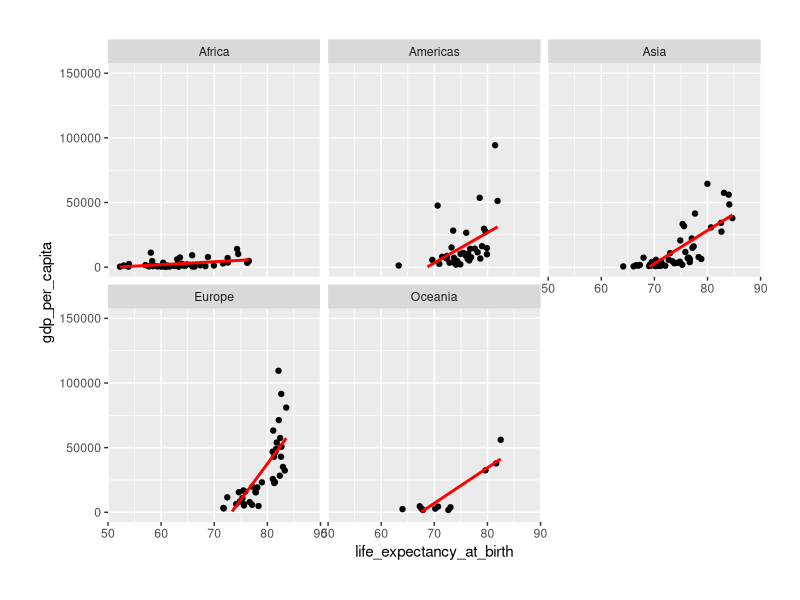
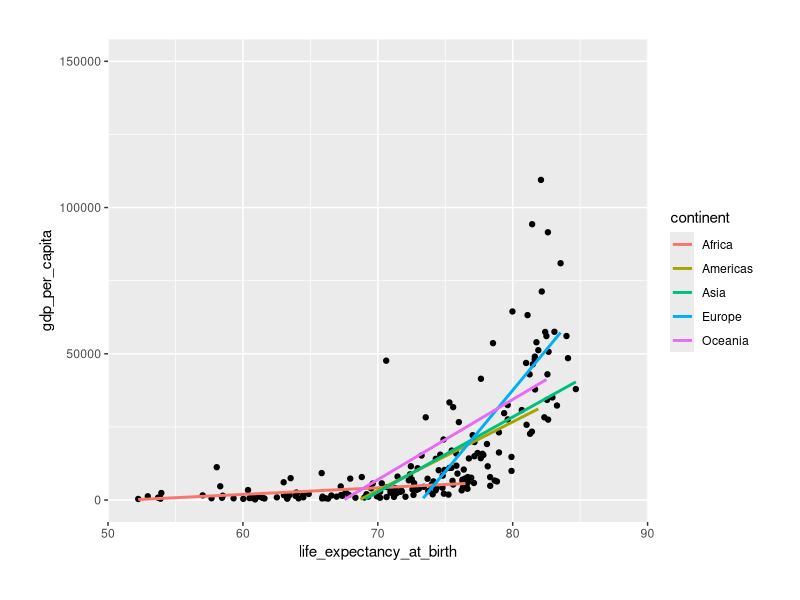

The R source for these figures, in order:
library(tidyverse)

world_bank_countries <- read_csv("data/world_bank_countries.csv")

world_bank_countries %>% 
  filter(year == 2017) %>% 
  ggplot(aes(x = life_expectancy_at_birth, 
             gdp_per_capita)) + 
  geom_point() +
  scale_y_continuous(breaks = seq(0, 150000, 50000),
                     limits = c( 0, 150000),
                     expand = c(.05, .05)) +
  scale_x_continuous(expand = c(0, 0),
                     limits = c(50, 90),
                     breaks = seq(30, 90, 10)) +
  geom_smooth(method = "lm", se = FALSE,
              color = "red") + 
  facet_wrap(vars(continent)) + 
  theme(
    plot.margin = unit(rep(1, 4), "cm")
  )


world_bank_countries %>% 
  filter(year == 2017) %>% 
  ggplot(aes(x = life_expectancy_at_birth, 
             gdp_per_capita)) + 
  geom_point() +
  scale_y_continuous(breaks = seq(0, 150000, 50000),
                     limits = c( 0, 150000),
                     expand = c(.05, .05)) +
  scale_x_continuous(expand = c(0, 0),
                     limits = c(50, 90),
                     breaks = seq(30, 90, 10)) +
  geom_smooth(method = "lm", se = FALSE,
              aes(color = continent)) + 
  theme(
    plot.margin = unit(rep(1, 4), "cm")
  )
